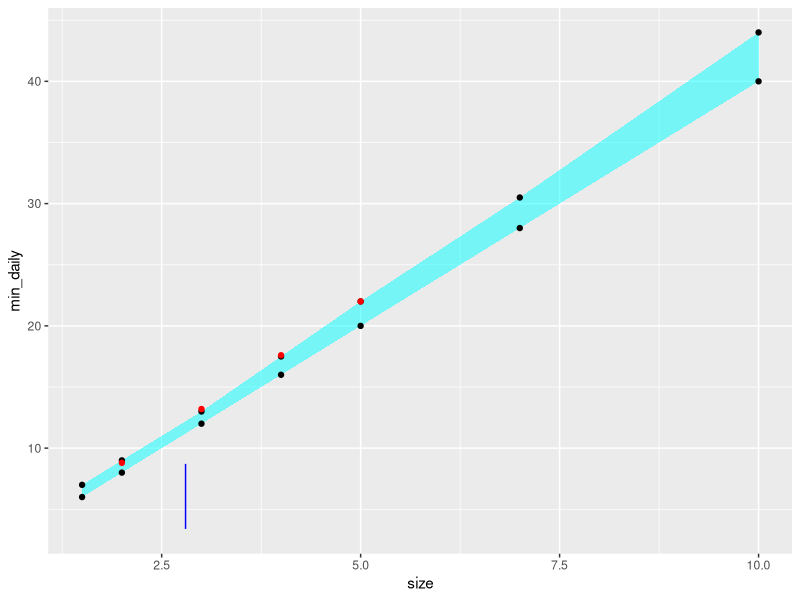

Generate this figure with R: (Note: this script raises an error after producing the figure.)
## ---- chunk 1
knitr::opts_chunk$set(echo = TRUE)
library(data.table)
library(ggplot2)
## ---- chunk 2
syn <- list(
  A1 = 26.2026,       # cents per unit (kW.hr)   
  supply = 93.9330,   # cents per day
  natural = 4.8466,   # cents per unit (100% natural)
  renewable = 7.1350  # cents per unit (paid to us)
)

gst = 1.10  # 10% GST
current = 2.8 # kW.hr
proposed = 6  # kW.hr

## ---- chunk 3
tbl <- data.table(name = c("current", "", ""), 
                  size = c(2.8, 3.5, 10), 
                  cost = c(0, 5000, 10000)
                  )

# suggested average generation per system size in Perth from
# https://www.solarchoice.net.au/blog/solar-power-system-deals-perth-wa
generation <- fread("solarchoice_perth.csv")
generation[, c('min_daily', 'max_daily') := lapply(tstrsplit(avg_daily, "-"), as.numeric)]

# suggested generation for Perth from
# https://www.solargain.com.au/which-solar-energy-system-is-right-for-me
gen_perth <- data.table(size = c(2,3,4,5), avg_daily = c(8.8,13.2,17.6,22))

# data from analysis daily results recorded in consumption.Rmd
# calculated with
# quantile(daily$made, probs = c(0.05, 0.95), na.rm = TRUE)

our_system <- data.table(size = 2.8, CI_lo = 3.395238, CI_hi = 8.714286)

# plot all the data on the same graph

ggplot(generation) + aes(x = size) + 
  geom_ribbon(aes(ymin=min_daily, ymax = max_daily), fill = 'cyan', alpha = 0.5) +
  geom_point(aes(y=min_daily)) + geom_point(aes(y=max_daily)) + 
  geom_linerange(data = our_system, aes(ymin = CI_lo, ymax = CI_hi), colour = 'blue') + 
  geom_point(data = gen_perth, aes(x=size, y = avg_daily), colour = 'red')

## ---- chunk 4
# assume generation scales with the size of the system,
# so if we double the size it should make double the power
new_sold <- (proposed/current) * units_sold

income <- syn$renewable * units_sold 
new_income <- syn$renewable * new_sold
unit_cost <- gst * (syn$A1 + syn$natural) 

cost <- unit_cost * (units_bought - units_sold)
new_cost <- unit_cost * (units_bought - new_sold)

savings = (proposed_income - income)
savings = syn$renewable * (proposed_made - made)

rate = 0.05 # 5% interest is about all we get at the moment
opportunity_cost = rate * proposed_capital
